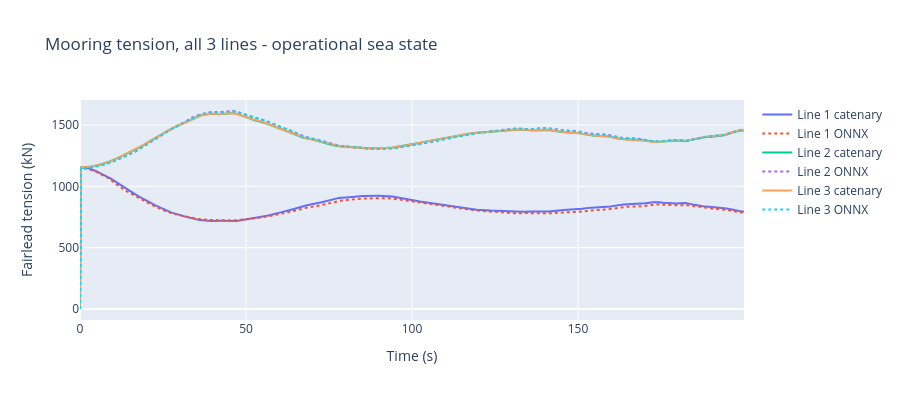
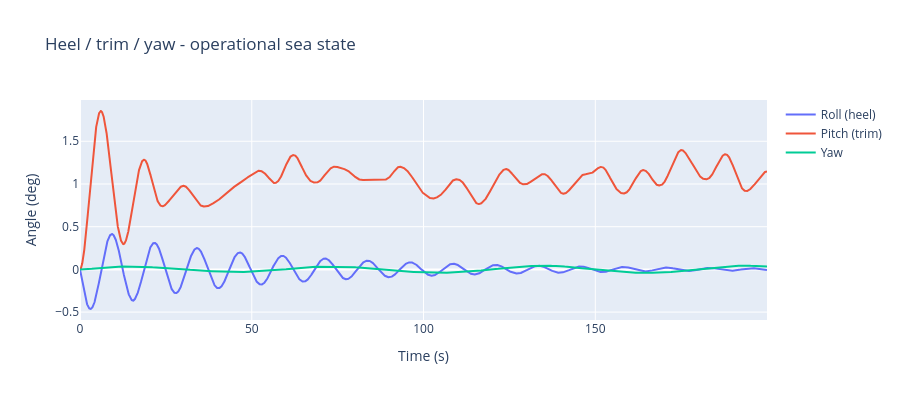

These figures' notebook cell, in order:
### Code cell
plot_tension(results["operational"], "Mooring tension, all 3 lines - operational sea state").show()
plot_angles(results["operational"], "Heel / trim / yaw - operational sea state").show()

### Figure 1 — Plotly figure (JSON) as saved in the notebook; plotly's stock layout.template omitted (floating-point values rounded to 4 significant figures; data arrays with more than 128 entries replaced by an {"elided": "..."} marker saying what was removed)
{"data": [{"name": "Line 1 catenary", "type": "scatter", "x": {"elided": "10000 float values"}, "y": {"elided": "10000 float values"}}, {"line": {"dash": "dot"}, "name": "Line 1 ONNX", "type": "scatter", "x": {"elided": "10000 float values"}, "y": {"elided": "10000 float values"}}, {"name": "Line 2 catenary", "type": "scatter", "x": {"elided": "10000 float values"}, "y": {"elided": "10000 float values"}}, {"line": {"dash": "dot"}, "name": "Line 2 ONNX", "type": "scatter", "x": {"elided": "10000 float values"}, "y": {"elided": "10000 float values"}}, {"name": "Line 3 catenary", "type": "scatter", "x": {"elided": "10000 float values"}, "y": {"elided": "10000 float values"}}, {"line": {"dash": "dot"}, "name": "Line 3 ONNX", "type": "scatter", "x": {"elided": "10000 float values"}, "y": {"elided": "10000 float values"}}], "layout": {"height": 400, "title": {"text": "Mooring tension, all 3 lines - operational sea state"}, "xaxis": {"title": {"text": "Time (s)"}}, "yaxis": {"title": {"text": "Fairlead tension (kN)"}}}}

### Figure 2 — Plotly figure (JSON) as saved in the notebook; plotly's stock layout.template omitted (floating-point values rounded to 4 significant figures; data arrays with more than 128 entries replaced by an {"elided": "..."} marker saying what was removed)
{"data": [{"name": "Roll (heel)", "type": "scatter", "x": {"elided": "10000 float values"}, "y": {"elided": "10000 float values"}}, {"name": "Pitch (trim)", "type": "scatter", "x": {"elided": "10000 float values"}, "y": {"elided": "10000 float values"}}, {"name": "Yaw", "type": "scatter", "x": {"elided": "10000 float values"}, "y": {"elided": "10000 float values"}}], "layout": {"height": 400, "title": {"text": "Heel / trim / yaw - operational sea state"}, "xaxis": {"title": {"text": "Time (s)"}}, "yaxis": {"title": {"text": "Angle (deg)"}}}}
